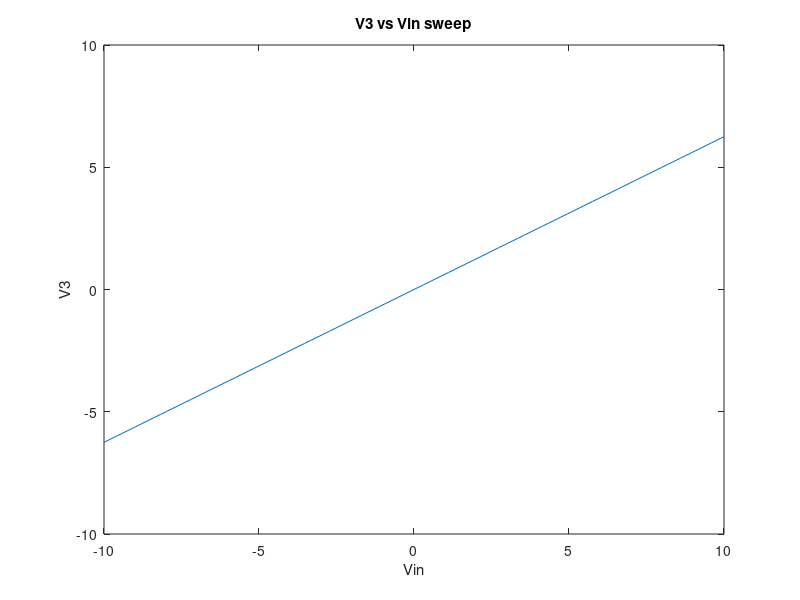
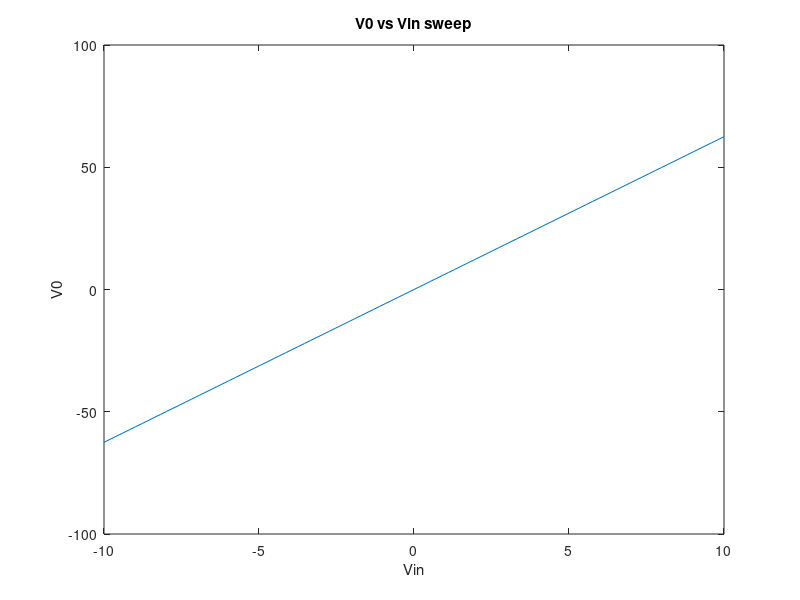
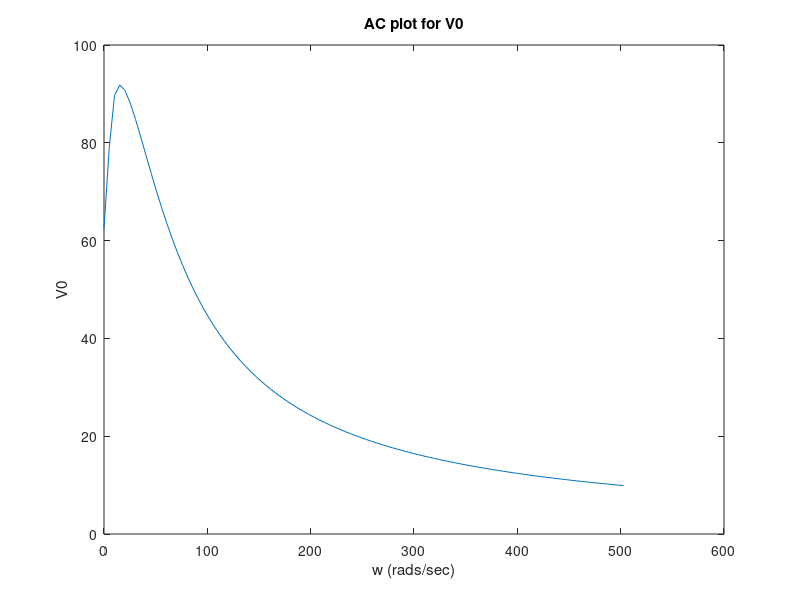
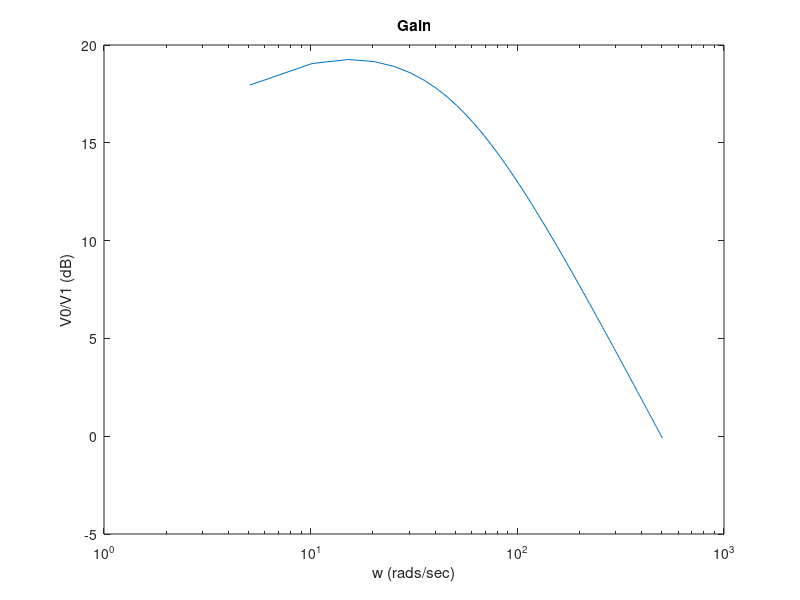

MATLAB code for these plots, in order:
%% Assignmnet 4 Part 1: Andrew Paul 100996250
% The first section of this assignment invloved circuit analysis of
% different nodes and components to define a G and C matrix for modelling
% the voltage and gain parameters at different regions in the circuit
%% G matrix
% 
% <<Gmatrix1.PNG>>
% 
%% C matrix
% 
% <<Cmatrix1.PNG>>
% 

close all;
clear;

%Initialize variables and matricies
G = zeros(8,8); 
C = zeros(8,8); 
F = zeros(8,1); 
R1 =1;
R2 = 2;
R3 = 10;
R4 = 0.1;
R0 = 1000;
cap = 0.25;
L = 0.2;
alpha = 100;

G1 = 1/R1;
G2 = 1/R2;
G3 = 1/R3;
G4 = 1/R4;
G0 = 1/R0;

% The rows of the G matrix are classified as [V1 Iin V2 V3 V4 V5 IL I4]

G(1, 1) = -G1;
G(1, 2) =  G1;
G(2, 1) =  G1;
G(1, 3) =  G1;
G(2, 3) = -G1-G2;
G(3, 4) = -G3;
G(2, 7) = -1;
G(3, 7) = 1;
G(4, 3) = 1;
G(4, 4) = -1;
G(5, 6) = G4;
G(5, 7) = -alpha*G4;
G(5, 8) = 1;
G(6, 6) = -G4-G0;
G(6, 7) = alpha*G4;
G(7, 1) = 1;
G(8, 5) = 1; 
G(8, 7) = -alpha;

% Create C matrix
C(1,1)= -cap;
C(2,1)= cap;
C(1,3)= -cap;
C(2,3)= -cap;
C(4,7)= -L;

% Solve F matrix
Vin = linspace(-10,10,100);
V3 = zeros(length(Vin),1);
V0 = zeros(length(Vin),1);
for i = 1:length(Vin)
    F(7,1) = Vin(i);
    V = G\F;
    V3(i) = V(4);
    V0(i) = V(6);
end

figure(1)
plot(Vin,V3);
xlabel('Vin')
ylabel('V3')
title('V3 vs Vin sweep')

figure(2)
plot(Vin,V0);
xlabel('Vin')
ylabel('V0')
title('V0 vs Vin sweep')

w = 2*pi*linspace(0,80,100);
V0 = zeros(length(w),1);
gain = zeros(length(w),1);

for i = 1:length(w)
    s = 1i*w(i);
    M = inv((G +((s).*C)))*F; 
    V0(i) = abs(M(5));
    gain(i) = 20*log10(abs(V0(i))/abs(M(1)));
end

figure(3)
plot(w,V0);
xlabel('w (rads/sec)')
ylabel('V0')
title('AC plot for V0')

figure(4)
semilogx(w,gain);
xlabel('w (rads/sec)')
ylabel('V0/V1 (dB)')
title('Gain');

V0 = zeros(length(w),1);
gain = zeros(length(w),1);

for i = 1:length(gain)
    pert = randn()*0.05;
    C(1,1) = cap*pert;
    C(1,3) = -cap*pert;
    C(2,1) = -cap*pert;
    C(2,3) = cap*pert;

    s = 1i*2*pi*pi;
    M = inv((G +((s).*C)))*F; 
    V0(i) = abs(M(5));
    gain(i) = 20*log10((V0(i))/abs(M(1)));
end

figure(5);
hist(gain,100);
xlabel('Gain')
ylabel('Counts')
title('Hist C')
